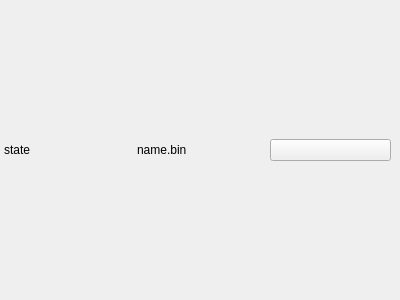
<?xml version="1.0" encoding="UTF-8"?>
<ui version="4.0">
 <class>FilesMenuItem</class>
 <widget class="QWidget" name="FilesMenuItem">
  <property name="geometry">
   <rect>
    <x>0</x>
    <y>0</y>
    <width>400</width>
    <height>300</height>
   </rect>
  </property>
  <property name="windowTitle">
   <string>Form</string>
  </property>
  <layout class="QHBoxLayout" name="horizontalLayout">
   <property name="spacing">
    <number>12</number>
   </property>
   <property name="leftMargin">
    <number>4</number>
   </property>
   <property name="topMargin">
    <number>4</number>
   </property>
   <property name="rightMargin">
    <number>9</number>
   </property>
   <property name="bottomMargin">
    <number>4</number>
   </property>
   <item>
    <widget class="QLabel" name="label">
     <property name="text">
      <string>state</string>
     </property>
    </widget>
   </item>
   <item>
    <widget class="QLabel" name="name">
     <property name="text">
      <string>name.bin</string>
     </property>
    </widget>
   </item>
   <item>
    <widget class="AnimatedIconButton" name="removeBtn">
     <property name="text">
      <string/>
     </property>
     <property name="Variant" stdset="0">
      <string>EditButton</string>
     </property>
    </widget>
   </item>
  </layout>
 </widget>
 <customwidgets>
  <customwidget>
   <class>AnimatedIconButton</class>
   <extends>QPushButton</extends>
   <header>animatediconbuttons.h</header>
  </customwidget>
 </customwidgets>
 <resources/>
 <connections/>
</ui>
